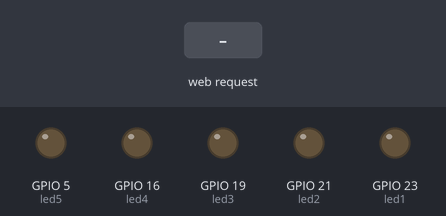
A sketch run on a simulated ESP32. Shown: output pins drawn as LEDs (lit = HIGH). The test bench sets the inputs (shaded band). WiFi joins after 1.5 s; servers stay silent unless stated; what the sketch prints to the serial monitor is not drawn.

Above: at 3.2 s.
3.3 s: HTTP request GET /alt received
At 3.7 s:
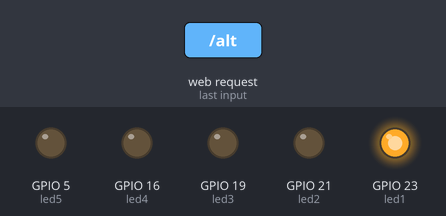
6.3 s: HTTP request GET /on received
At 9.1 s:
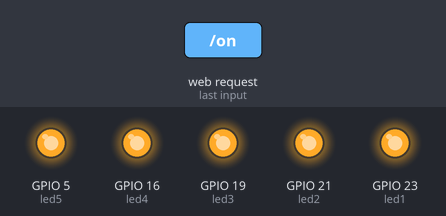
9.3 s: HTTP request GET /ctb received
At 10.2 s:
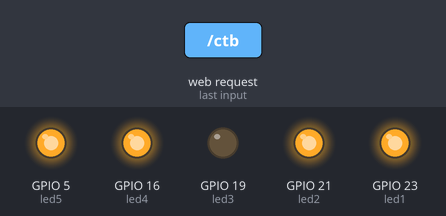
12.3 s: HTTP request GET /off received
At 12.7 s:
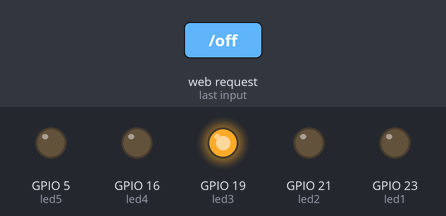
Timing chart, 0 to 14.8 s (numbered marks = the images above; inputs shaded):
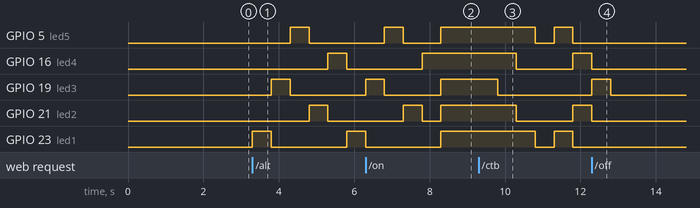

The sketch:

esp32.ino
```cpp
#include <WiFi.h>
#include <WebServer.h>

const char* ssid = "realme7";
const char* password = "ricorico";

const int led1 = 23;
const int led2 = 21;
const int led3 = 19;
const int led4 = 16;
const int led5 = 5;

bool handleAlt = false;
bool handleCtb = false;

WebServer server(80);

void handleRoot() {
  // HTML content with a button
  String html = "<!DOCTYPE html><html><head><title>ESP32 LED Control</title></head><body>";
  html += "<h1>ESP32 LED Control</h1>";
  html += "<button onclick=\"fetch('/on').then(response => alert('LED ON!'))\">Turn LED ON</button>";
  html += "<button onclick =\"fetch('/off').then(response => alert('LED OFF!'))\">Turn LED OFF</button>";
  html += "<button onclick=\"fetch('/alt').then(response => alert('ALTERNATE LED!'))\">ALTERNATE LED</button>";
  html += "<button onclick=\"fetch('/ctb').then(response => alert('CENTER TO BOTTOM LED!'))\">CENTER TO BOTTOM LED</button>";
  html += "</body></html>";

  server.send(200, "text/html", html);  // Send the HTML content to the client
}

void handleOn() {
  digitalWrite(led1, HIGH);
  digitalWrite(led2, HIGH);
  digitalWrite(led3, HIGH);
  digitalWrite(led4, HIGH);
  digitalWrite(led5, HIGH);  // Turn the LED on
  handleAlt = false;
handleCtb = false;
  server.send(200, "text/plain", "LED is ON");
}

void handleOff() {
  digitalWrite(led1, LOW);
  digitalWrite(led2, LOW);
  digitalWrite(led3, LOW);
  digitalWrite(led4, LOW);
  digitalWrite(led5, LOW);  // Turn the LED off
  handleAlt = false;
handleCtb = false;
  server.send(200, "text/plain", "LED is OFF");
}


void alternate() {
handleAlt = true;
handleCtb = false;
server.send(200, "text/plain", "LED ALT");
  }


void centertobottom() {
handleCtb = true;
handleAlt = false;
server.send(200, "text/plain", "LED Center to Bottom");
  }


void setup() {
  // put your setup code here, to run once:
Serial.begin(115200);

pinMode(led1, OUTPUT);
pinMode(led2, OUTPUT);
pinMode(led3, OUTPUT);
pinMode(led4, OUTPUT);
pinMode(led5, OUTPUT);

digitalWrite(led1, LOW);
digitalWrite(led2, LOW);
digitalWrite(led3, LOW);
digitalWrite(led4, LOW);
digitalWrite(led5, LOW);

WiFi.begin(ssid, password);
while (WiFi.status()!= WL_CONNECTED) {
  delay(1000);
  Serial.println("Connecting to Wifi...");
}
Serial.println("Connected to Wifi.");

Serial.println(WiFi.localIP());

server.on("/", handleRoot);
server.on("/on", handleOn);
server.on("/off", handleOff);
server.on("/alt", alternate);
server.on("/ctb", centertobottom);

server.begin();
Serial.println("HTTP server started");
}


void loop() {
  // put your main code here, to run repeatedly:
server.handleClient();

if (handleAlt) {
handleAlt = true;
digitalWrite(led1, HIGH);
delay(500);
digitalWrite(led1, LOW);

digitalWrite(led3, HIGH);
delay(500);
digitalWrite(led3, LOW);

digitalWrite(led5, HIGH);
delay(500);
digitalWrite(led5, LOW);

digitalWrite(led2, HIGH);
delay(500);
digitalWrite(led2, LOW);

digitalWrite(led4, HIGH);
delay(500);
digitalWrite(led4, LOW);
}

if (handleCtb) {
 handleCtb = true;
  digitalWrite(led3, HIGH);
delay(500);
digitalWrite(led3, LOW);

digitalWrite(led2, HIGH);
digitalWrite(led4, HIGH);
delay(500);
digitalWrite(led2, LOW);
digitalWrite(led4, LOW);

digitalWrite(led1, HIGH);
digitalWrite(led5, HIGH);
delay(500);
digitalWrite(led1, LOW);
digitalWrite(led5, LOW);

delay(500);
//back

digitalWrite(led1, HIGH);
digitalWrite(led5, HIGH);
delay(500);
digitalWrite(led1, LOW);
digitalWrite(led5, LOW);

digitalWrite(led2, HIGH);
digitalWrite(led4, HIGH);
delay(500);
digitalWrite(led2, LOW);
digitalWrite(led4, LOW);

digitalWrite(led3, HIGH);
delay(500);
digitalWrite(led3, LOW);

delay(500);
}
}
```

Measured:
- after the input at 3.3 s, GPIO 5 (led5): LOW → HIGH after 1.0 s, → LOW 0.50 s later; GPIO 16 (led4): LOW → HIGH after 2.0 s, → LOW 0.50 s later; GPIO 19 (led3): LOW → HIGH after 0.50 s, → LOW 0.50 s later; GPIO 21 (led2): LOW → HIGH after 1.5 s, → LOW 0.50 s later; GPIO 23 (led1): LOW → HIGH at once, → LOW 0.50 s later, → HIGH 2.0 s later
- after the input at 6.3 s, GPIO 16 (led4): goes on until 7.8 s, then stays HIGH; GPIO 23 (led1): goes on until 8.3 s, then stays HIGH
- after the input at 9.3 s, GPIO 5 (led5), GPIO 23 (led1): HIGH → LOW after 1.5 s, → HIGH 0.50 s later, → LOW 0.50 s later; GPIO 16 (led4), GPIO 21 (led2): HIGH → LOW after 1.0 s, → HIGH 1.5 s later; GPIO 19 (led3): HIGH → LOW after 0.50 s
- after the input at 12.3 s, GPIO 5 (led5), GPIO 23 (led1): stays LOW (without the input it goes to HIGH after 2.0 s); GPIO 16 (led4), GPIO 21 (led2): goes on until 12.3 s, then stays LOW; GPIO 19 (led3): goes on until 12.8 s, then stays LOW
